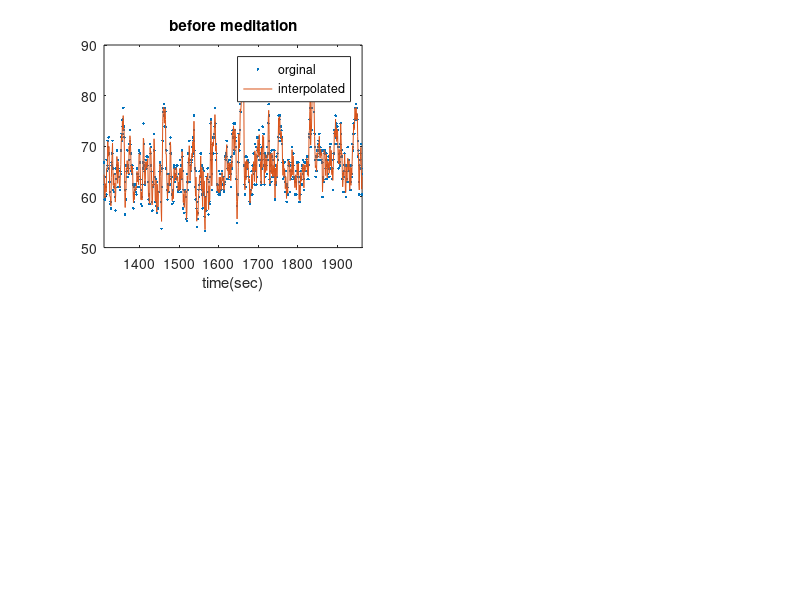

Write MATLAB code to recreate this figure. (Note: this script raises an error after producing the figure.)
% script demonstrating spectral analysis of HeartRate signal before and  during meditation
% Important Notice: the HR-signals are not  uniformly sampled --> therefore FFT is not applicable 
% -it relates to example 3-6

clear all, close all;
load Hr_pre,fs=1; ts=1/fs;

timeaxis=[ceil(t_pre(1)):ts:floor(t_pre(end))]; % form a reqular time-axis (equally spaced time intervals) 
hr_pre_interpolated=interp1(t_pre,hr_pre,timeaxis); % using the given time-signal pairs ''predict'' the signal at timeaxis  
                                                      %check : find(isnan(hr_pre_interpolated))
subplot(2,2,1),plot(t_pre,hr_pre,'.',timeaxis,hr_pre_interpolated),xlim([t_pre(1),t_pre(end)])
legend('orginal','interpolated'),title('before meditation'),xlabel('time(sec)')

WINDOW=256;NOVERLAP=200;NFFT=256;[pxx,faxis] = pwelch(detrend(hr_pre_interpolated),WINDOW,NOVERLAP,NFFT,fs,'onesided'); % Note: detrend is necessary
subplot(2,2,3),plot(faxis,pxx),xlabel('f (Hz)'),ylabel('PSD'),xlim([0 1]),title('Welch-based PSD')


load Hr_med,timeaxis_med=[ceil(t_med(1)):ts:floor(t_med(end))];
hr_med_interpolated=interp1(t_med,hr_med,timeaxis_med); % check : find(isnan(hr_med_interpolated))
subplot(2,2,2),plot(t_med,hr_med,'.',timeaxis_med,hr_med_interpolated),xlim([t_med(1),t_med(end)])
legend('orginal','interpolated'),title('during meditation'),xlabel('time(sec)')

WINDOW=256;NOVERLAP=200;NFFT=256;[pxx,faxis] = pwelch(detrend(hr_med_interpolated),WINDOW,NOVERLAP,NFFT,fs,'onesided');
subplot(2,2,4),plot(faxis,pxx),xlabel('f (Hz)'),ylabel('PSD'),xlim([0 1]),title('Welch-based PSD')
